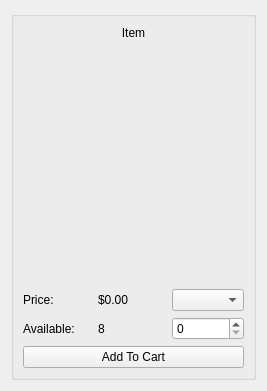
<?xml version="1.0" encoding="UTF-8"?>
<ui version="4.0">
 <class>ItemCard</class>
 <widget class="QWidget" name="ItemCard">
  <property name="geometry">
   <rect>
    <x>0</x>
    <y>0</y>
    <width>267</width>
    <height>391</height>
   </rect>
  </property>
  <property name="windowTitle">
   <string>Form</string>
  </property>
  <layout class="QHBoxLayout" name="horizontalLayout">
   <item>
    <widget class="QGroupBox" name="groupBox_3">
     <property name="title">
      <string/>
     </property>
     <layout class="QVBoxLayout" name="verticalLayout_2">
      <item>
       <widget class="QLabel" name="lblItemName">
        <property name="sizePolicy">
         <sizepolicy hsizetype="Preferred" vsizetype="Fixed">
          <horstretch>0</horstretch>
          <verstretch>0</verstretch>
         </sizepolicy>
        </property>
        <property name="text">
         <string>Item</string>
        </property>
        <property name="alignment">
         <set>Qt::AlignCenter</set>
        </property>
       </widget>
      </item>
      <item>
       <widget class="QLabel" name="lblImage">
        <property name="sizePolicy">
         <sizepolicy hsizetype="Expanding" vsizetype="Expanding">
          <horstretch>0</horstretch>
          <verstretch>0</verstretch>
         </sizepolicy>
        </property>
        <property name="text">
         <string/>
        </property>
        <property name="alignment">
         <set>Qt::AlignCenter</set>
        </property>
       </widget>
      </item>
      <item>
       <layout class="QGridLayout" name="gridLayout_2">
        <item row="2" column="1">
         <widget class="QLabel" name="lblCount">
          <property name="text">
           <string>8</string>
          </property>
         </widget>
        </item>
        <item row="1" column="0">
         <widget class="QLabel" name="lblForPrice">
          <property name="text">
           <string>Price:</string>
          </property>
         </widget>
        </item>
        <item row="2" column="2">
         <widget class="QSpinBox" name="boxCount"/>
        </item>
        <item row="2" column="0">
         <widget class="QLabel" name="lblAvailable">
          <property name="text">
           <string>Available:</string>
          </property>
         </widget>
        </item>
        <item row="1" column="1">
         <widget class="QLabel" name="lblPrice">
          <property name="text">
           <string>$0.00</string>
          </property>
         </widget>
        </item>
        <item row="1" column="2">
         <widget class="QComboBox" name="boxSize"/>
        </item>
       </layout>
      </item>
      <item>
       <widget class="QPushButton" name="btnAddToCart">
        <property name="text">
         <string>Add To Cart</string>
        </property>
       </widget>
      </item>
     </layout>
    </widget>
   </item>
  </layout>
 </widget>
 <resources/>
 <connections/>
</ui>
